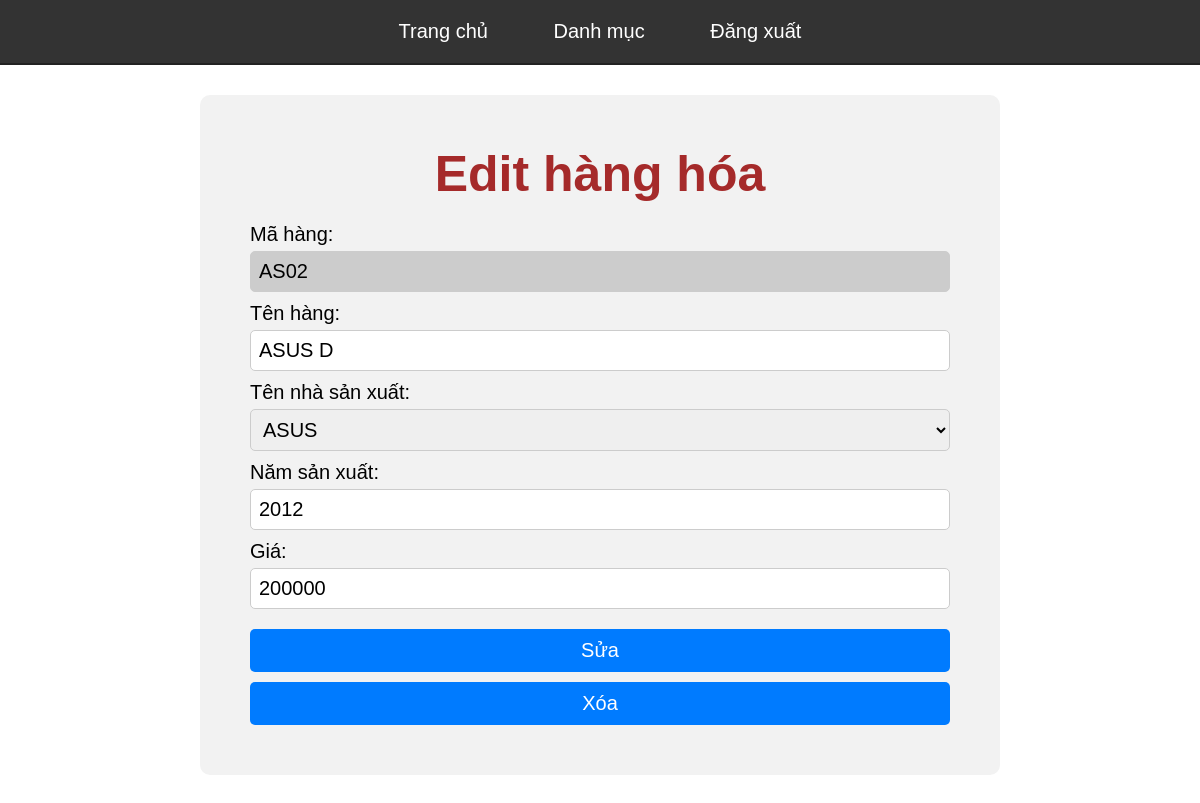
The page /CHUONG_7/QuanLyBanHang/editHangHoa.php?mahang=AS02 on the database its author committed.
### tables this page shows
CREATE TABLE `hanghoa` (
  `MaHang` varchar(4) NOT NULL COMMENT 'Mã hàng',
  `TenHang` varchar(40) NOT NULL COMMENT 'Tên hàng',
  `MaNSX` varchar(2) NOT NULL COMMENT 'Mã nhà SX',
  `NamSX` int(11) NOT NULL COMMENT 'Năm SX',
  `Gia` int(11) NOT NULL COMMENT 'Giá bán'
);

### CHUONG_7/QuanLyBanHang/db.php (called while the page is built, shortened)
<?php
function executeQuery($sql)
{
    $servername = "localhost";
    $username = "root";
    $password = "";
    $dbname = "QuanLyBanHang";
    $conn = new mysqli($servername, $username, $password, $dbname);
    $result = $conn->query($sql);
    if ($result === false) {
        die("Lỗi truy vấn: " . $conn->error);
    } else {
        return $result;
    }
}

### CHUONG_7/QuanLyBanHang/EditHangHoa.php (the view, shortened to what this page needs)
<html lang="en">
<head>
</head>
<body>
    <?php
    require "Menu.php";
    require 'db.php';
    $mahang = $_GET['mahang'];
    $sql = "SELECT * FROM `hanghoa` WHERE `MaHang` = '$mahang'";
    $result = executeQuery($sql);
    $value = mysqli_fetch_array($result);
    ?>
    <form action="" method="get">
        <h1>Edit hàng hóa</h1>
        <div>
            <label for="mahang">Mã hàng:</label>
            <?php
            echo "<input type='text' id='mahang' name='mahang' required readonly value='" . $value['MaHang'] . "'>"
            ?>
        </div>
        <div>
            <label for="tenhang">Tên hàng:</label>
            <?php
            echo "<input type='text' id='tenhang' name='tenhang' required value='" . $value['TenHang'] . "'>"
            ?>
        </div>
        <div>
            <label for="mansx">Tên nhà sản xuất:</label>
            <select name="mansx" id="mansx">
                <?php
                $sql = "SELECT MaNSX,TenNSX FROM `NhaSanXuat`";
                $result = executeQuery($sql);
                $mansx = $value["MaNSX"];
                while ($row = mysqli_fetch_array($result)) {
                    if ($mansx == $row["MaNSX"]) {
                        echo "<option value='" . $row['MaNSX'] . "' selected>" . $row['TenNSX'] . " </option>";
                    } else {
                        echo "<option value='" . $row['MaNSX'] . "'>" . $row['TenNSX'] . "</option>";
                    }
                }
                ?>
            </select>
        </div>
        <div>
            <label for="namsx">Năm sản xuất:</label>
            <?php
            echo "<input type='text' id='namsx' name='namsx' required value='" . $value['NamSX'] . "'>"
            ?>
        </div>
        <div>
            <label for="gia">Giá:</label>
            <?php
            echo "<input type='text' id='gia' name='gia' required value='" . $value['Gia'] . "'>"
            ?>
        </div>
        <div>
            <input type="submit" name="btnupdate" value="Sửa">
            <input type="submit" name="btndelete" value="Xóa">
        </div>
    </form>
</body>
</html>

### CHUONG_7/QuanLyBanHang/EditHangHoa.php (style rules this page uses)
* { margin: 0; padding: 0; box-sizing: border-box; font-family: Arial, Helvetica, sans-serif; font-size: 20px; }
h1 { font-size: 50px; margin-bottom: 20px; color: brown; margin-top: 20px }
form { max-width: 800px; margin: 30px auto; background-color: #f2f2f2; padding: 50px; border-radius: 10px; }
h1 { margin-top: 0px; text-align: center; }
label { display: block; margin-bottom: 5px; }
input[type="text"], select { width: 100%; padding: 8px; margin-bottom: 10px; border-radius: 5px; border: 1px solid #ccc; box-sizing: border-box; }
input[type="submit"] { width: 100%; padding: 10px; margin-top: 10px; border: none; border-radius: 5px; background-color: #007bff; color: #fff; cursor: pointer; }
#mahang { background-color: #ccc; }

### CHUONG_7/QuanLyBanHang/Menu.php (style rules this page uses)
* { margin: 0; padding: 0; box-sizing: border-box; font-family: Arial, Helvetica, sans-serif; font-size: 20px; }

### rows shown on the page
hanghoa: mahang "AS02", tenhang "ASUS D", namsx "2012", gia "200000"

### other values the page prints
form field mansx "ASUS"
